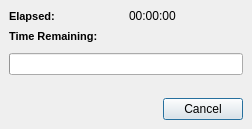
<ui version="4.0" >
 <class>workingDialog</class>
 <widget class="QDialog" name="workingDialog" >
  <property name="geometry" >
   <rect>
    <x>0</x>
    <y>0</y>
    <width>252</width>
    <height>129</height>
   </rect>
  </property>
  <property name="windowTitle" >
   <string>Processing</string>
  </property>
  <layout class="QVBoxLayout" >
   <property name="spacing" >
    <number>6</number>
   </property>
   <property name="leftMargin" >
    <number>9</number>
   </property>
   <property name="topMargin" >
    <number>9</number>
   </property>
   <property name="rightMargin" >
    <number>9</number>
   </property>
   <property name="bottomMargin" >
    <number>9</number>
   </property>
   <item>
    <layout class="QHBoxLayout" >
     <property name="spacing" >
      <number>6</number>
     </property>
     <property name="leftMargin" >
      <number>0</number>
     </property>
     <property name="topMargin" >
      <number>0</number>
     </property>
     <property name="rightMargin" >
      <number>0</number>
     </property>
     <property name="bottomMargin" >
      <number>0</number>
     </property>
     <item>
      <layout class="QVBoxLayout" >
       <property name="spacing" >
        <number>6</number>
       </property>
       <property name="leftMargin" >
        <number>0</number>
       </property>
       <property name="topMargin" >
        <number>0</number>
       </property>
       <property name="rightMargin" >
        <number>0</number>
       </property>
       <property name="bottomMargin" >
        <number>0</number>
       </property>
       <item>
        <widget class="QLabel" name="label_2" >
         <property name="font" >
          <font>
           <family>MS Shell Dlg 2</family>
           <pointsize>8</pointsize>
           <weight>75</weight>
           <italic>false</italic>
           <bold>true</bold>
           <underline>false</underline>
           <strikeout>false</strikeout>
          </font>
         </property>
         <property name="text" >
          <string>Elapsed:</string>
         </property>
        </widget>
       </item>
       <item>
        <widget class="QLabel" name="label_1" >
         <property name="sizePolicy" >
          <sizepolicy vsizetype="Preferred" hsizetype="Preferred" >
           <horstretch>0</horstretch>
           <verstretch>0</verstretch>
          </sizepolicy>
         </property>
         <property name="font" >
          <font>
           <family>MS Shell Dlg 2</family>
           <pointsize>8</pointsize>
           <weight>75</weight>
           <italic>false</italic>
           <bold>true</bold>
           <underline>false</underline>
           <strikeout>false</strikeout>
          </font>
         </property>
         <property name="text" >
          <string>Time Remaining:</string>
         </property>
        </widget>
       </item>
      </layout>
     </item>
     <item>
      <layout class="QVBoxLayout" >
       <property name="spacing" >
        <number>6</number>
       </property>
       <property name="leftMargin" >
        <number>0</number>
       </property>
       <property name="topMargin" >
        <number>0</number>
       </property>
       <property name="rightMargin" >
        <number>0</number>
       </property>
       <property name="bottomMargin" >
        <number>0</number>
       </property>
       <item>
        <widget class="QLabel" name="labelElapsed" >
         <property name="text" >
          <string>00:00:00</string>
         </property>
        </widget>
       </item>
       <item>
        <widget class="QLabel" name="labelTimeLeft" >
         <property name="text" >
          <string/>
         </property>
        </widget>
       </item>
      </layout>
     </item>
    </layout>
   </item>
   <item>
    <spacer>
     <property name="orientation" >
      <enum>Qt::Vertical</enum>
     </property>
     <property name="sizeHint" >
      <size>
       <width>20</width>
       <height>8</height>
      </size>
     </property>
    </spacer>
   </item>
   <item>
    <widget class="QProgressBar" name="progressBar" >
     <property name="orientation" >
      <enum>Qt::Horizontal</enum>
     </property>
    </widget>
   </item>
   <item>
    <spacer>
     <property name="orientation" >
      <enum>Qt::Vertical</enum>
     </property>
     <property name="sizeHint" >
      <size>
       <width>20</width>
       <height>20</height>
      </size>
     </property>
    </spacer>
   </item>
   <item>
    <layout class="QHBoxLayout" >
     <property name="spacing" >
      <number>6</number>
     </property>
     <property name="leftMargin" >
      <number>0</number>
     </property>
     <property name="topMargin" >
      <number>0</number>
     </property>
     <property name="rightMargin" >
      <number>0</number>
     </property>
     <property name="bottomMargin" >
      <number>0</number>
     </property>
     <item>
      <spacer>
       <property name="orientation" >
        <enum>Qt::Horizontal</enum>
       </property>
       <property name="sizeHint" >
        <size>
         <width>40</width>
         <height>20</height>
        </size>
       </property>
      </spacer>
     </item>
     <item>
      <widget class="QPushButton" name="buttonCancel" >
       <property name="sizePolicy" >
        <sizepolicy vsizetype="Fixed" hsizetype="Minimum" >
         <horstretch>0</horstretch>
         <verstretch>0</verstretch>
        </sizepolicy>
       </property>
       <property name="text" >
        <string>Cancel</string>
       </property>
      </widget>
     </item>
    </layout>
   </item>
  </layout>
 </widget>
 <resources/>
 <connections/>
</ui>
